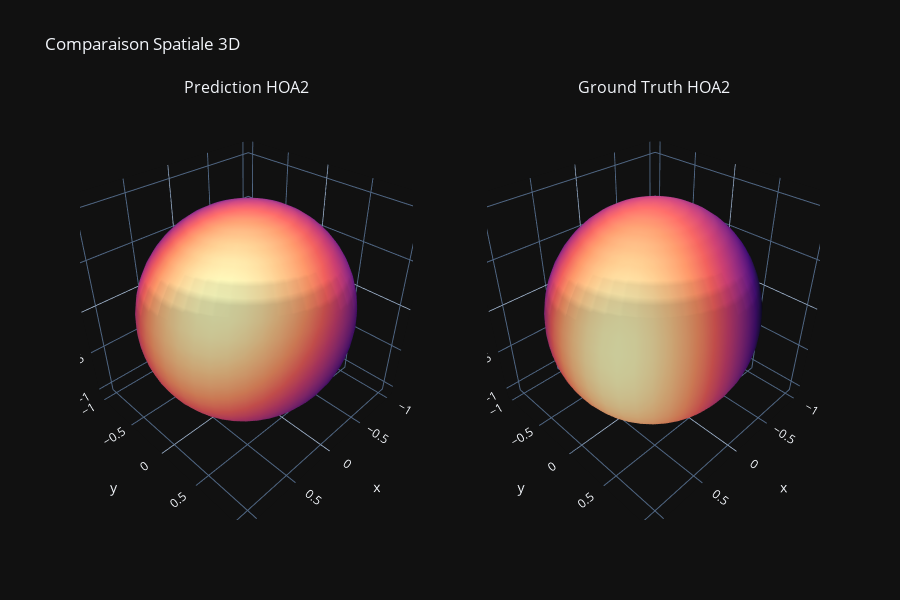

Notebook source saved alongside this figure:
### Markdown cell above
## 6. Analyse Spatiale 3D

### Code cell
def spherical_harmonics_2nd_order(theta, phi):
    Y = np.zeros((len(theta), 9))
    Y[:, 0] = 1.0 # W
    Y[:, 1] = np.sin(theta) * np.cos(phi) # Y
    Y[:, 2] = np.sin(phi) # Z
    Y[:, 3] = np.cos(theta) * np.cos(phi) # X
    Y[:, 4] = np.sqrt(3/4) * np.sin(2*theta) * np.cos(phi)**2 
    Y[:, 5] = np.sqrt(3/4) * np.sin(theta) * np.sin(2*phi) 
    Y[:, 6] = 0.5 * (3*np.sin(phi)**2 - 1) 
    Y[:, 7] = np.sqrt(3/4) * np.cos(theta) * np.sin(2*phi) 
    Y[:, 8] = np.sqrt(3/4) * np.cos(2*theta) * np.cos(phi)**2 
    return Y

if all_files:
    foa, target, pred = process_audio(all_files[0])
    res = 50
    theta = np.linspace(0, 2*np.pi, res)
    phi = np.linspace(-np.pi/2, np.pi/2, res//2)
    th_grid, ph_grid = np.meshgrid(theta, phi)
    
    Y = spherical_harmonics_2nd_order(th_grid.flatten(), ph_grid.flatten())
    energy_pred = np.abs(np.dot(Y, np.sqrt(np.mean(pred**2, axis=1)))).reshape(th_grid.shape)
    energy_target = np.abs(np.dot(Y, np.sqrt(np.mean(target**2, axis=1)))).reshape(th_grid.shape)
    
    fig = make_subplots(rows=1, cols=2, specs=[[{'type': 'surface'}, {'type': 'surface'}]],
                        subplot_titles=('Prediction HOA2', 'Ground Truth HOA2'))
    
    for i, e in enumerate([energy_pred, energy_target]):
        x = (1 + e) * np.cos(ph_grid) * np.cos(th_grid)
        y = (1 + e) * np.cos(ph_grid) * np.sin(th_grid)
        z = (1 + e) * np.sin(ph_grid)
        fig.add_trace(go.Surface(x=x, y=y, z=z, surfacecolor=e, colorscale='Magma', showscale=False), row=1, col=i+1)
    
    fig.update_layout(title="Comparaison Spatiale 3D", template='plotly_dark', height=600)
    fig.show()

### Figure 1 — Plotly figure (JSON) as saved in the notebook; plotly's stock layout.template omitted (floating-point values rounded to 4 significant figures; data arrays with more than 128 entries replaced by an {"elided": "..."} marker saying what was removed)
{"data": [{"colorscale": [[0, "#000004"], [0.1111, "#180f3d"], [0.2222, "#440f76"], [0.3333, "#721f81"], [0.4444, "#9e2f7f"], [0.5556, "#cd4071"], [0.6667, "#f1605d"], [0.7778, "#fd9668"], [0.8889, "#feca8d"], [1, "#fcfdbf"]], "scene": "scene", "showscale": false, "surfacecolor": {"elided": "25x50 float values"}, "type": "surface", "x": {"elided": "25x50 float values"}, "y": {"elided": "25x50 float values"}, "z": {"elided": "25x50 float values"}}, {"colorscale": [[0, "#000004"], [0.1111, "#180f3d"], [0.2222, "#440f76"], [0.3333, "#721f81"], [0.4444, "#9e2f7f"], [0.5556, "#cd4071"], [0.6667, "#f1605d"], [0.7778, "#fd9668"], [0.8889, "#feca8d"], [1, "#fcfdbf"]], "scene": "scene2", "showscale": false, "surfacecolor": {"elided": "25x50 float values"}, "type": "surface", "x": {"elided": "25x50 float values"}, "y": {"elided": "25x50 float values"}, "z": {"elided": "25x50 float values"}}], "layout": {"annotations": [{"font": {"size": 16}, "showarrow": false, "text": "Prediction HOA2", "x": 0.225, "xanchor": "center", "xref": "paper", "y": 1, "yanchor": "bottom", "yref": "paper"}, {"font": {"size": 16}, "showarrow": false, "text": "Ground Truth HOA2", "x": 0.775, "xanchor": "center", "xref": "paper", "y": 1, "yanchor": "bottom", "yref": "paper"}], "height": 600, "scene": {"domain": {"x": [0, 0.45], "y": [0, 1]}}, "scene2": {"domain": {"x": [0.55, 1], "y": [0, 1]}}, "title": {"text": "Comparaison Spatiale 3D"}}}
